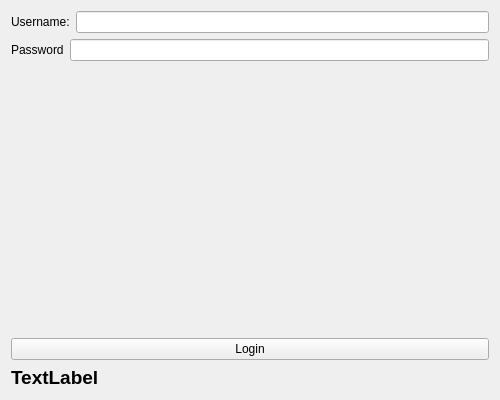
<?xml version="1.0" encoding="UTF-8"?>
<ui version="4.0">
 <class>Form</class>
 <widget class="QWidget" name="Form">
  <property name="geometry">
   <rect>
    <x>0</x>
    <y>0</y>
    <width>500</width>
    <height>400</height>
   </rect>
  </property>
  <property name="windowTitle">
   <string>Form</string>
  </property>
  <layout class="QVBoxLayout" name="verticalLayout">
   <item>
    <layout class="QHBoxLayout" name="horizontalLayout">
     <item>
      <widget class="QLabel" name="label">
       <property name="text">
        <string>Username:</string>
       </property>
      </widget>
     </item>
     <item>
      <widget class="QLineEdit" name="lineEdit_username"/>
     </item>
    </layout>
   </item>
   <item>
    <layout class="QHBoxLayout" name="horizontalLayout_2">
     <item>
      <widget class="QLabel" name="label_2">
       <property name="text">
        <string>Password</string>
       </property>
      </widget>
     </item>
     <item>
      <widget class="QLineEdit" name="lineEdit_password"/>
     </item>
    </layout>
   </item>
   <item>
    <spacer name="verticalSpacer">
     <property name="orientation">
      <enum>Qt::Vertical</enum>
     </property>
     <property name="sizeHint" stdset="0">
      <size>
       <width>20</width>
       <height>40</height>
      </size>
     </property>
    </spacer>
   </item>
   <item>
    <widget class="QPushButton" name="pushButton">
     <property name="text">
      <string>Login</string>
     </property>
    </widget>
   </item>
   <item>
    <widget class="QLabel" name="label_result">
     <property name="font">
      <font>
       <pointsize>14</pointsize>
       <weight>75</weight>
       <bold>true</bold>
      </font>
     </property>
     <property name="text">
      <string>TextLabel</string>
     </property>
    </widget>
   </item>
  </layout>
 </widget>
 <resources/>
 <connections/>
</ui>
